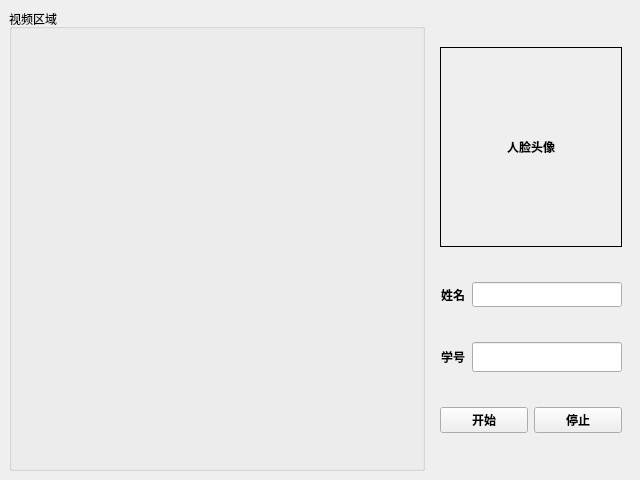
<?xml version="1.0" encoding="UTF-8"?>
<ui version="4.0">
 <class>faceReco</class>
 <widget class="QMainWindow" name="faceReco">
  <property name="geometry">
   <rect>
    <x>0</x>
    <y>0</y>
    <width>640</width>
    <height>480</height>
   </rect>
  </property>
  <property name="windowTitle">
   <string>faceReco</string>
  </property>
  <widget class="QWidget" name="centralwidget">
   <layout class="QHBoxLayout" name="horizontalLayout">
    <item>
     <widget class="QGroupBox" name="groupBox">
      <property name="title">
       <string>视频区域</string>
      </property>
      <layout class="QVBoxLayout" name="verticalLayout_2">
       <item>
        <widget class="QLabel" name="lbl_video">
         <property name="text">
          <string/>
         </property>
        </widget>
       </item>
      </layout>
     </widget>
    </item>
    <item>
     <widget class="QWidget" name="widget" native="true">
      <property name="maximumSize">
       <size>
        <width>200</width>
        <height>480</height>
       </size>
      </property>
      <property name="font">
       <font>
        <family>微软雅黑</family>
        <weight>75</weight>
        <bold>true</bold>
       </font>
      </property>
      <layout class="QVBoxLayout" name="verticalLayout">
       <item>
        <widget class="QLabel" name="lbl_image">
         <property name="minimumSize">
          <size>
           <width>178</width>
           <height>178</height>
          </size>
         </property>
         <property name="maximumSize">
          <size>
           <width>200</width>
           <height>200</height>
          </size>
         </property>
         <property name="focusPolicy">
          <enum>Qt::NoFocus</enum>
         </property>
         <property name="frameShape">
          <enum>QFrame::Box</enum>
         </property>
         <property name="text">
          <string>人脸头像</string>
         </property>
         <property name="alignment">
          <set>Qt::AlignCenter</set>
         </property>
        </widget>
       </item>
       <item>
        <layout class="QHBoxLayout" name="horizontalLayout_2">
         <item>
          <widget class="QLabel" name="label_name">
           <property name="maximumSize">
            <size>
             <width>150</width>
             <height>30</height>
            </size>
           </property>
           <property name="text">
            <string>姓名</string>
           </property>
           <property name="alignment">
            <set>Qt::AlignCenter</set>
           </property>
          </widget>
         </item>
         <item>
          <widget class="QLineEdit" name="led_name">
           <property name="maximumSize">
            <size>
             <width>150</width>
             <height>16777215</height>
            </size>
           </property>
          </widget>
         </item>
        </layout>
       </item>
       <item>
        <layout class="QHBoxLayout" name="horizontalLayout_3">
         <item>
          <widget class="QLabel" name="label_stucode">
           <property name="maximumSize">
            <size>
             <width>150</width>
             <height>16777215</height>
            </size>
           </property>
           <property name="text">
            <string>学号</string>
           </property>
           <property name="alignment">
            <set>Qt::AlignCenter</set>
           </property>
          </widget>
         </item>
         <item>
          <widget class="QLineEdit" name="led_code">
           <property name="maximumSize">
            <size>
             <width>150</width>
             <height>30</height>
            </size>
           </property>
          </widget>
         </item>
        </layout>
       </item>
       <item>
        <layout class="QHBoxLayout" name="horizontalLayout_4">
         <item>
          <widget class="QPushButton" name="btn_start">
           <property name="text">
            <string>开始</string>
           </property>
          </widget>
         </item>
         <item>
          <widget class="QPushButton" name="btn_stop">
           <property name="text">
            <string>停止</string>
           </property>
          </widget>
         </item>
        </layout>
       </item>
      </layout>
     </widget>
    </item>
   </layout>
  </widget>
  <widget class="QMenuBar" name="menubar">
   <property name="geometry">
    <rect>
     <x>0</x>
     <y>0</y>
     <width>640</width>
     <height>26</height>
    </rect>
   </property>
  </widget>
 </widget>
 <resources/>
 <connections/>
</ui>
